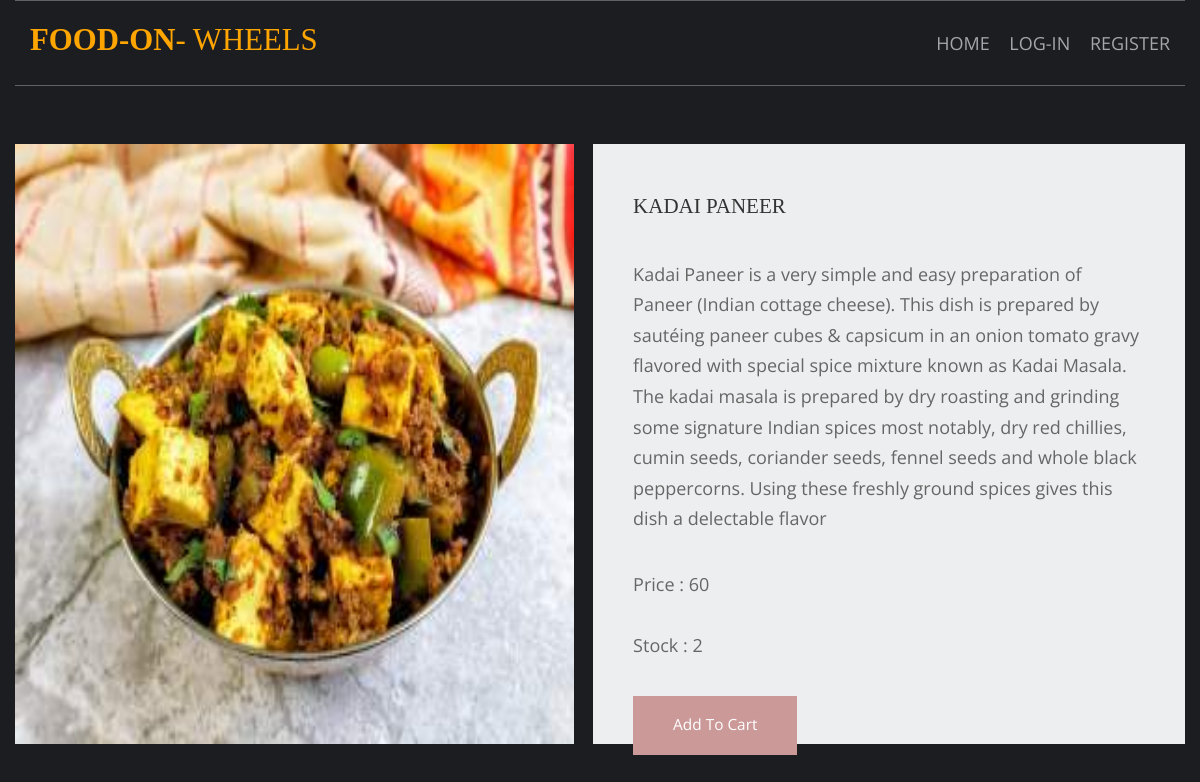
The app's page /vegetables-recipes/kadai-paneer with its own data.
### shop/models.py (models this page shows, shortened)
class product(models.Model):
    name = models.CharField(max_length=150, unique=True)
    slug = models.SlugField(max_length=150, unique=True)
    image = models.ImageField(upload_to='products')
    description = models.TextField()
    stock = models.IntegerField()
    available = models.BooleanField()
    price = models.IntegerField()
    category = models.ForeignKey(category, on_delete=models.CASCADE)
    class Meta:
        ordering = ('name',)

### shop/views.py (the view)
# urls.py: path('<slug:c_slug>/<slug:product_slug>', views.prod_details, name='details'),
def prod_details(request, c_slug, product_slug):
    try:
        prod = product.objects.get(category__slug=c_slug, slug=product_slug)
    except Exception as e:
        raise e
    return render(request, 'item.html', {'product': prod})

### cart/context_processor.py (called while the page is built)
def count(request):
    item_count = 0
    if 'admin' in request.path:
        return {}
    else:
        try:
            ct = cart_list.objects.filter(cart_id=c_id(request))
            cart_items = items.objects.filter(cart=ct[:1])
            for item in cart_items:
                item_count += item.quantity
        except cart_list.DoesNotExist:
            item_count = 0
        return dict(count=item_count)

### cart/views.py (called while the page is built)
def c_id(request):
    ct_id = request.session.session_key
    print("own",request.session.session_key)
    if not ct_id:
        print("new")
        ct_id = request.session.create()
        print("new",request.session.create())
    return ct_id

### templates/item.html (shortened to what this page needs)
{% extends 'base.html' %}
{% load static %}
{%block content%}
<html lang="en">
<head>
    <link href="{% static 'pr/fontawesome/css/all.min.css'%}" rel="stylesheet" />
    <link href="{% static 'pr/css/templatemo-comparto.css'%}" rel="stylesheet" />
</head>
<body>
  <br><br>
        <section class="tm-mb-1" id="about">
            <div class="tm-row tm-about-row">
                <div class="tm-section-1-l">
                    <img src="{{product.image.url}}" alt="About image" class="tm-img-responsive" style="height:600px; width:700px;">
                </div>
                <article class="tm-section-1-r tm-bg-color-8" style="height:600px; width:700px">
                    <h2 class="tm-mb-2 tm-title-color">{{product.name}}</h2>
                    <p>{{product.description}}</p>
                    <p>Price : {{product.price}}<br>
                       <br>Stock : {{product.stock}}</p>
{% if product.stock <= 0 %}
                    <h1 style="color:red;">Sorry No stock Left</h1>
                    {% else %}
                    {% if user.is_authenticated %}
                    <a href="{% url 'addCart' product.id %}" class="tm-btn tm-btn-1 tm-link-to-services">Add To Cart</a>
                    {%else%}
                    <a href="{% url 'login' %}" class="tm-btn tm-btn-1 tm-link-to-services">Add To Cart</a>
                    {%endif%}
{% endif %}
                </article>
            </div>
        </section>
</body>
</html>
{%endblock%}

### static/hm/layout/styles/layout.css (style rules this page uses)
*, *::before, *::after { transition:all .3s ease-in-out; }
body { color:#A5A6AA; background-color:#1C1D21; }
a { color:#FBAB45; }

### static/pr/css/templatemo-comparto.css (style rules this page uses)
*, *::before, *::after { box-sizing: border-box; outline: none; }
ul, h1, h2, h3, h4, p, figure { padding: 0; margin: 0; }
body { font-family: 'Open Sans', Arial, sans-serif; font-size: 18px; overflow-x: hidden; padding-left: 15px; padding-right: 15px; margin: 0; }
h2 { font-size: 1.5rem; }
a { transition: all 0.3s ease; text-decoration: none; }
p { color: #666; line-height: 1.7; margin-bottom: 35px; }
h1, h2, h3, h4, h5, h6 { color: #333; }
.tm-mb-1 { margin-bottom: 20px; }
.tm-mb-2 { margin-bottom: 40px; }
.tm-bg-color-8 { background-color: #EDEEEF; }
.tm-img-responsive { max-width: 100%; height: auto; }
.tm-section-1-l { width: 57.85%; margin-right: 1.65%; }
.tm-section-1-r { padding: 50px 40px; width: 40.5%; }
.tm-row { display: flex; }
.tm-btn { display: inline-block; padding: 15px 40px; font-size: 1.1rem; border: none; background-color: #CC9999; color: white; }
a { color: #666; }

### static/hm/layout/styles/framework.css (style rules this page uses)
html { overflow-y:scroll; overflow-x:hidden; }
html, body { margin:0; padding:0; font-size:14px; line-height:1.6em; }
*, *::before, *::after { box-sizing:border-box; }
a { outline:none; text-decoration:none; }
img { width:auto; max-width:100%; height:auto; margin:0; padding:0; border:none; line-height:normal; vertical-align:middle; }
body, input, textarea, select { font-family:Verdana, Geneva, sans-serif; }
h1, h2, h3, h4, h5, h6, .heading { font-family:Georgia, "Times New Roman", Times, serif; }
::placeholder { opacity:1; }
h1, h2, h3, h4, h5, h6, .heading { margin:0 0 20px 0; font-size:1.4rem; line-height:normal; font-weight:normal; text-transform:uppercase; }
address, article, aside, figcaption, figure, footer, header, main, nav, section { display:block; margin:0; padding:0; }

### records on screen
product: image (picture), name "KADAI PANEER", description "Kadai Paneer is a very simple and easy preparation of Paneer (Indian cottage cheese). This dish is prepared by sautéing paneer cubes & capsicum in an onion tomato gravy flavored with special spice mixture known as Kadai Masala. The kadai masala is prepared by dry roasting and grinding some signature Indian spices most notably, dry red chillies, cumin seeds, coriander seeds, fennel seeds and whole black peppercorns. Using these freshly ground spices gives this dish a delectable flavor", price "60", stock "2"
